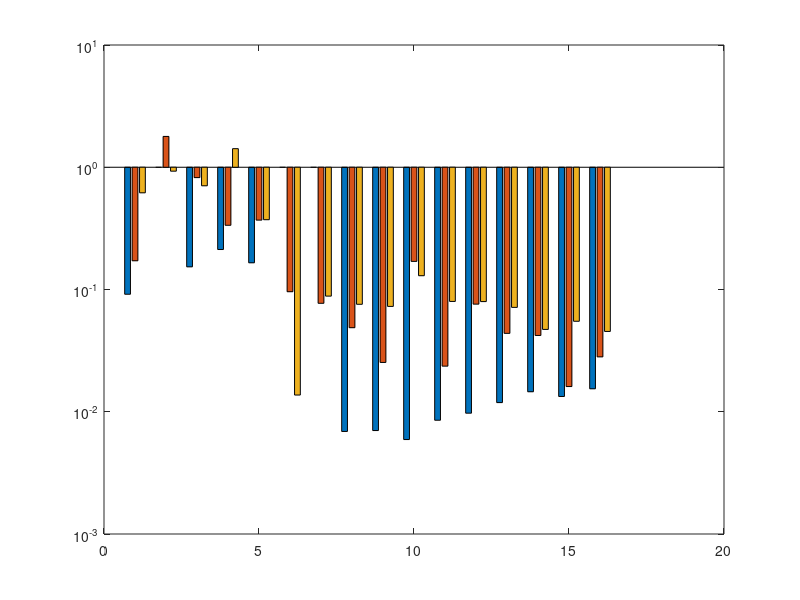

Write MATLAB code to recreate this figure. (Note: this script raises an error after producing the figure.)
results=[    11156    12176    13072    13072    13072    18048
    9896     9896    17272    17272    27584    19086
    9504    10960    14274    14274    17324    16206
    2298     2786     3068     3068     3068     5560
    6194     7218     7876     7876     8482     8500
    292      292      294      294      320      296
    235528   235528   238134   253684   253684   256320
    354210   356654   371458   371458   371458   381016
    725522   730614   743884   743884   743884   778284
    135028   135828   148970   157954   157954   152534
    388214   391522   397376   397376   397376   419224
    491812   496598   511574   511574   529134   530978
    703482   711840   721540   721540   734276   753712
    1818146  1844636  1890738  1894640  1894640  1903872
    2422002  2454292  2460940  2460940  2460940  2555110
    3139370  3187738  3194826  3194826  3227612  3281830];


rel_results=results./repmat(results(:,1),1,6);

err=rel_results(:,[2 5 6])-1;

%%


%%
clc
figure(1), clf,
fs=12;
bar(err)
colormap('gray')
set(gca,'YScale','log')
hold on
plot(ix-.2,[1 1 1],'.','MarkerSize',16,'MarkerFaceColor','k','MarkerEdgeColor','k')

ylabel('Error','FontSize',fs)
title('Approximate QAP Performance on QAP Benchmark Library','fontsize',fs)
legend('QAP_1_0_0','QAP_1','PSOA','Location','best')
legend1 = legend(gca,'show');
set(legend1,'Orientation','horizontal','Location','NorthEast','LineWidth',0,...
    'FontName','Courier','FontSize',8);

set(gca,'FontSize',fs)
% axis([0 17 10 -100])

set(gca,'XTick',1:16,'XTickLabel',[...
    {'chr12c'}; ...
    {'chr15a'}; ...
    {'chr15c'}; ...
    {'chr20b'}; ...
    {'chr22b'}; ...
    {'esc16b'}; ...
    {'rou12'}; ...
    {'rou15'}; ...
    {'rou20'}; ...
    {'tai10a'}; ...
    {'tai15a'}; ...
    {'tai17a'}; ...
    {'tai20a'}; ...
    {'tai30a'}; ...
    {'tai35a'}; ...
    {'tai40a'};],...
    'FontSize',fs);

xticklabel_rotate;
set(gca,'YLim',[0.004 3])

wh=[6 3]*1.2;
figname='../../figs/benchmarks';
set(gcf,'PaperSize',wh,'PaperPosition',[0 0 wh],'Color','w');
print('-dpdf',figname)
print('-dpng',figname)



